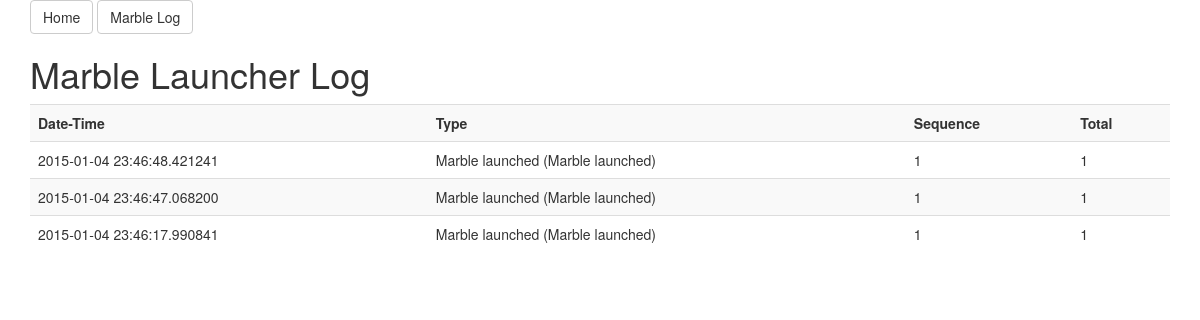
Page /solenoid/log on the earlier database version.
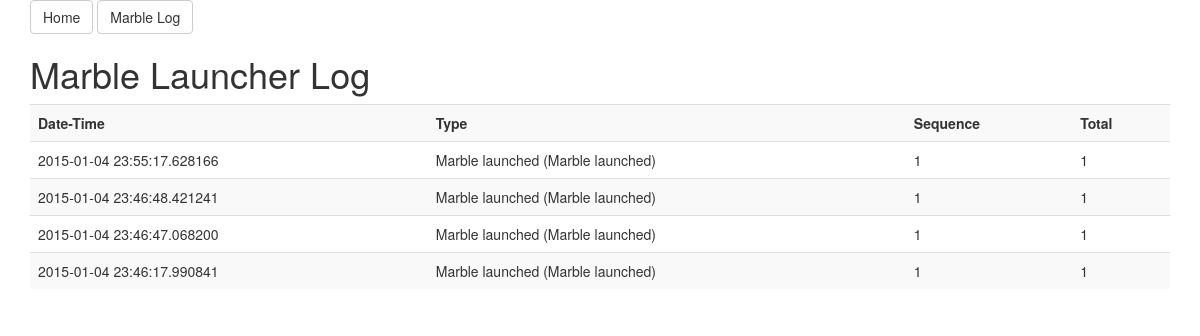
Same page on the later database version.
### tables this page shows
CREATE TABLE Launches( LaunchDate DATE, Type TEXT, Grouping TEXT, Sequence INT, Total INT);

### app/solenoid.py (the view)
@app.route('/solenoid/log')
def solenoid_log():
	con = lite.connect('marbles.db')
	with con:
	    cur = con.cursor()
	    cur.execute("SELECT * FROM Launches order by LaunchDate desc")
	    marbles = cur.fetchall()
	    for marble in marbles:
	        print marble
	return render_template('log.html', title='Marbles Log', marbles = marbles)

### app/templates/log.html (shortened to what this page needs)
{% extends "layout.html" %}
{% block body %}
    	<h1>Marble Launcher Log</h1>
      <table class="table table-striped">
        <tr>
          <th>Date-Time</th>
          <th>Type</th>
          <th>Sequence</th>
          <th>Total</th>
        </tr>
        {% for marble in marbles%}
        <tr>
            <td>{{marble[0]}}</td>
            <td>{{marble[1]}} ({{marble[1]}})</td>
            <td>{{marble[3]}}</td>
            <td>{{marble[4]}}</td>
        </tr>
        {% endfor %}
      </table>
    </div>
{% endblock %}

### app/templates/layout.html (shortened to what this page needs)
<!DOCTYPE html>
<html lang="en">
  <head>
	<link rel="stylesheet" href="https://maxcdn.bootstrapcdn.com/bootstrap/3.3.1/css/bootstrap.min.css">
  </head>
  <body>
  	<div class="container">
    <div class="btn-group" role="group" aria-label="...">
      <a href="/"><button type="button" class="btn btn-default">Home</button></a>
      <a href="/solenoid/log"><button type="button" class="btn btn-default">Marble Log</button></a>
    </div>
      {% block body %}{% endblock %}
  </body>
</html>

Differences in the rows shown:
added Launches: LaunchDate "2015-01-04 23:55:17.628166", Type "Marble launched", Sequence "1", Total "1"
